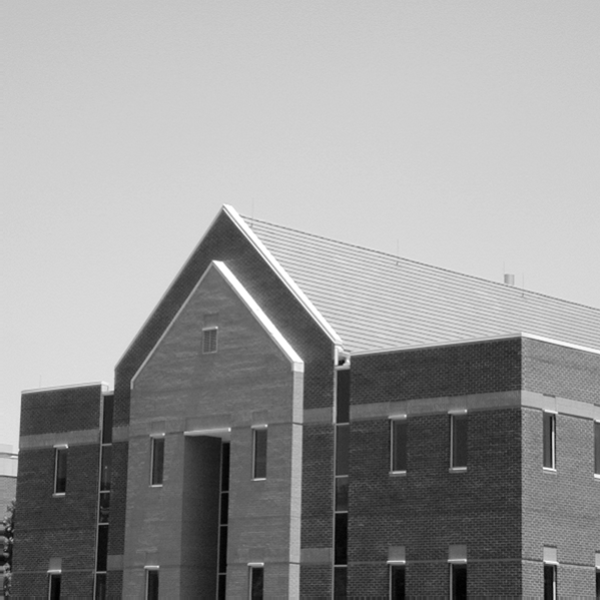
%> input picture house.tif, 600 x 600 px, given in place of house.jpg, which was not available
$ octave bitplane.m   (GNU Octave 9; MATLAB toolbox functions it lacks are replaced by stand-ins)
%> lines starting %> are read from the running program, lines starting %| are printed output that depends on the picture; in (x1, y1, x2, y2) boxes, pixels count from 0 and x2, y2 are one past the last pixel; in counts of white or black regions, pixels touching at a corner belong together; the program's own positions count from 1; pictures that were not available may be replaced by others from this repository, and a replacement may not be noted
%Write a program to extract the bit planes of a grayscale image.

% Load a grayscale image
image = imread('house.jpg');
%> image is the input picture: size 600x600 uint8; min 0, max 255, mean 152.8

% Get the size of the image
[height, width] = size(image);
%> height = 600; width = 600

% Extract the bit planes
bit_planes = cell(8, 1); % Cell array to store each bit plane
for bit = 0:7
    bit_plane = bitget(image, bit + 1); % Extract the specific bit plane
    bit_planes{bit + 1} = uint8(bit_plane) * 255; % Scale the bit plane to 0-255
end
%> this loop made 8 passes
%> pass 1, `bit_plane = bitget(image, bit + 1);`:
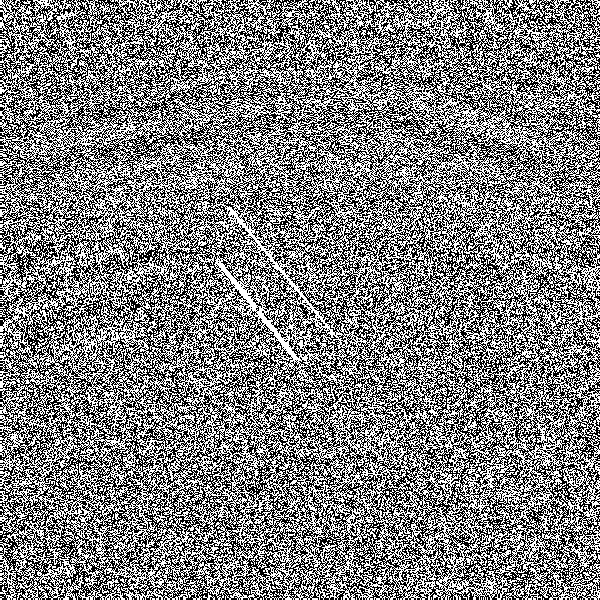
%> bit_plane: size 600x600 logical; 50.3% white; black in thin lines or dots
%> pass 2, `bit_plane = bitget(image, bit + 1);`:
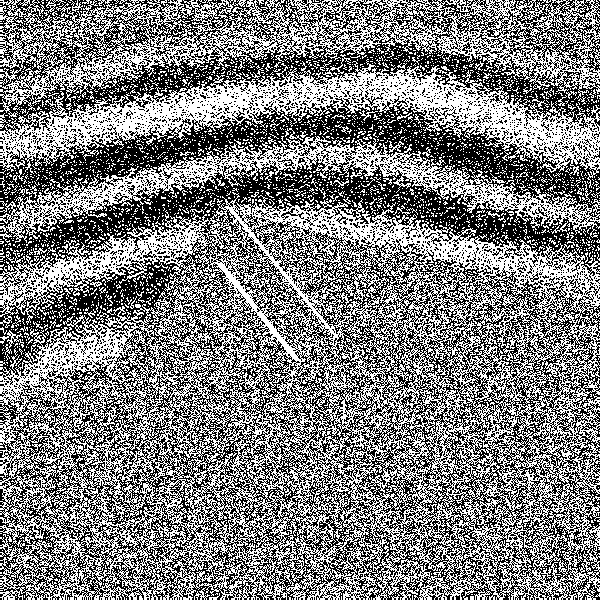
%> bit_plane: size 600x600 logical; 49.7% white in thin lines or dots
%> pass 3, `bit_plane = bitget(image, bit + 1);`:
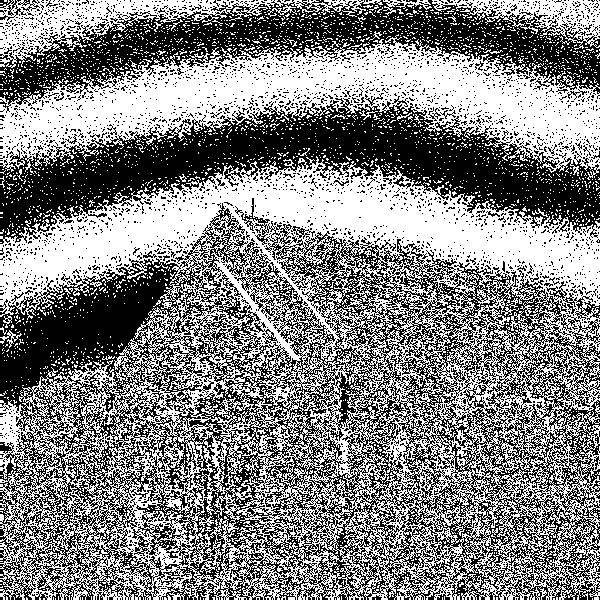
%> bit_plane: size 600x600 logical; 51.5% white; 3591 black regions (3532 under 20 px), largest, box (x1, y1, x2, y2) and area: (0, 198, 600, 600) 104690, (0, 96, 600, 244) 34352, (0, 0, 600, 113) 23705
%> after the loop, bit_planes = 8 items

% Display the bit planes
figure;
for bit = 0:7
    subplot(2, 4, bit + 1), imshow(bit_planes{bit + 1}), title(['Bit Plane ', num2str(bit)]);
end
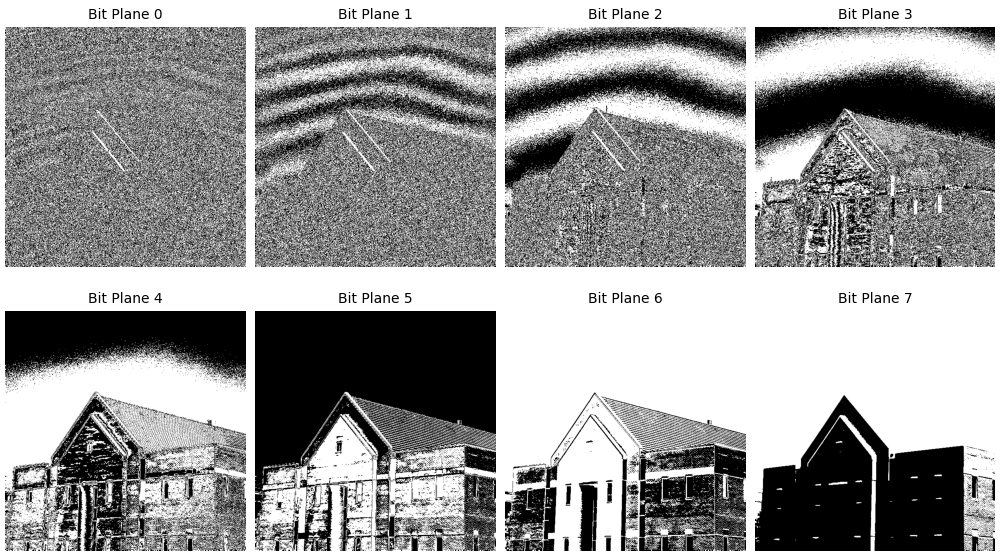
%> figure redrawn from the program's plot data, 8 panels
